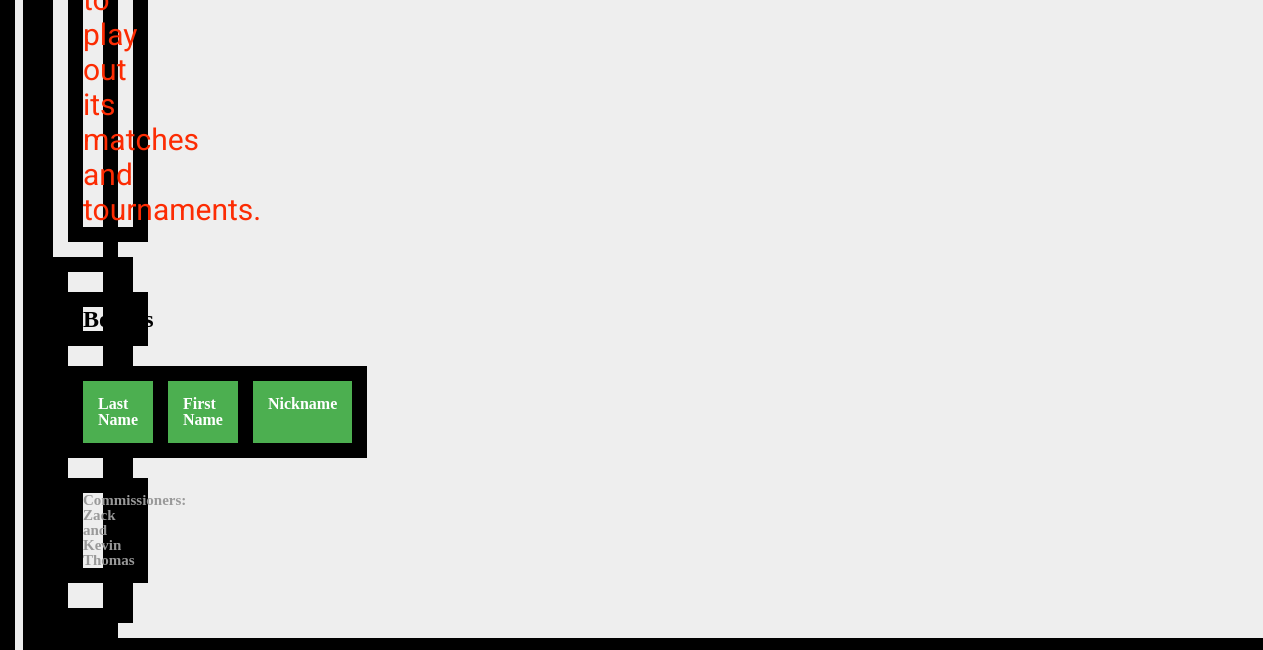
The app's page /affiliate/ (lower part), older data.
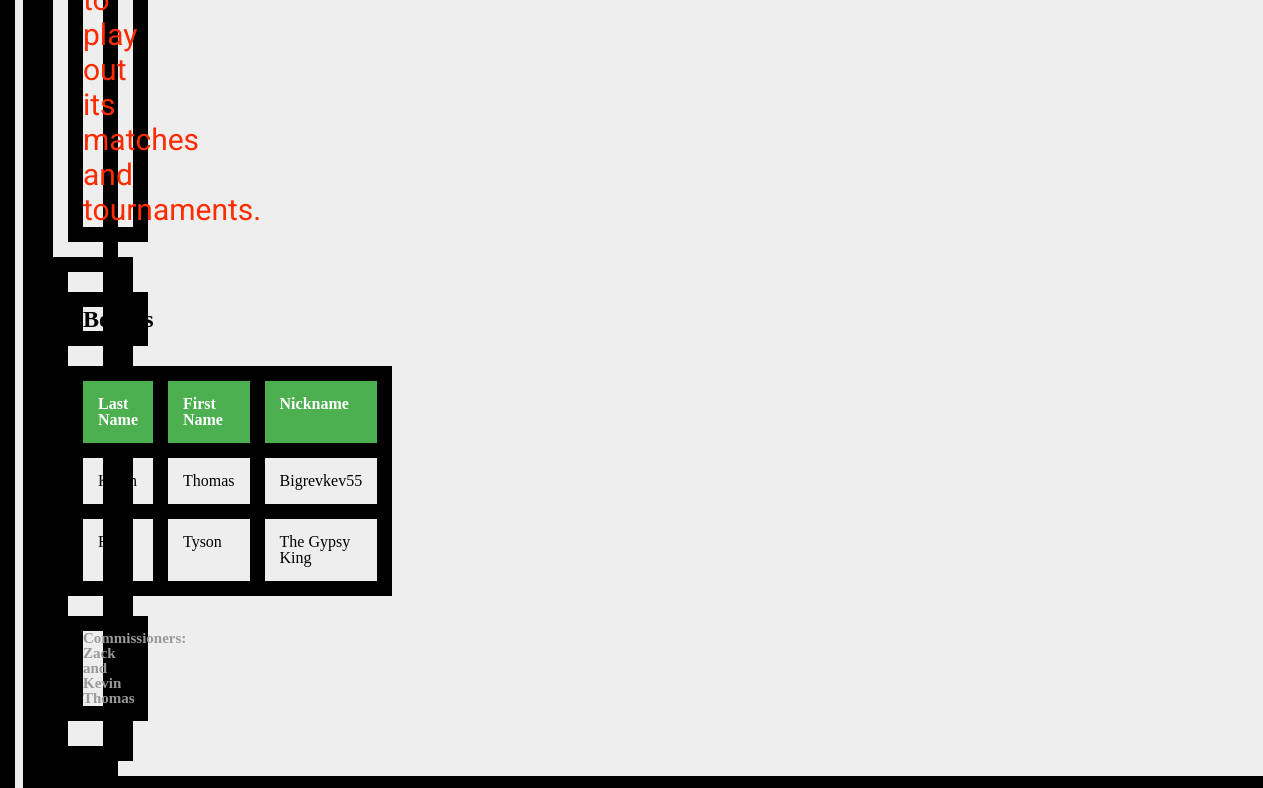
The same page, newer data.
### affiliate/models.py (models this page shows, shortened)
class Boxer(models.Model):
    first_name = models.CharField(max_length=255)
    last_name = models.CharField(max_length=255)
    nick_name = models.CharField(max_length=255)
    style = models.ForeignKey(Style, on_delete=CASCADE)

### affiliate/views.py (the view)
# urls.py: path('', views.home, name="home"),
def home(request):
    boxers = Boxer.objects.all()
    return render(request, 'home.html', {'boxer': boxers})

### affiliate/templates/home.html (shortened to what this page needs)
{% load static %}
<!DOCTYPE html>
  <html>
  <head>
      <link rel="stylesheet" href="{% static 'affiliate/css/Style.css' %} ">
    </head>
  <body>
         <div class='wrapper'>
            <section>
             <p class="index_p"> The Thomas Boxing Federation (TBF) is a fictional
             </p>
            </section>
         <div class="wrapper">
         <table class="table table-bordered">
            <thead>
              <tr>
                <th class="th">Last Name</th>
                <th>First Name</th>
                <th>Nickname</th>
              </tr>
             <tbody>
               <h2>Boxers</h2>
                {% for boxer in boxer %}
                  <tr>
                    <td class="td">{{boxer.last_name}}</td>
                    <td>{{boxer.first_name}}</td>
                    <td>{{boxer.nick_name}}</td>
                  </tr>
                {% endfor %}
             </tbody>
          </div>
          <h5 class="footer">Commissioners:  Zack and Kevin Thomas</h5>
   </body>
  </html>

### affiliate/static/affiliate/css/Style.css (style rules this page uses)
html, body, div, span, object, iframe, h1, h2, h3, h4, h5, h6, p, blockquote, pre, abbr, address, cite, code, del, dfn, em, img, ins, kbd, q, samp, small, strong, sub, sup, var, b, i, dl, dt, dd, ol, ul, li, fieldset, form, label, legend, table { border: 15px solid black; width: 100%; border-collapse: collapse; }
th { border: 15px solid black; padding: 15px; background-color: #4CAF50; color: white; }
td { border: 15px solid black; padding: 15px; }
caption, tbody { display: table-row-group; vertical-align: middle; border-color: inherit; }
tfoot, thead { display: table-header-group; vertical-align: middle; border-color: black; font-size: 50; border-spacing: 15; text-align: left }
tr, article, aside, canvas, details, figcaption, figure, footer, header, hgroup, menu, nav, section, summary, time, mark, audio, video { margin: 0; padding: 0; border: 0; outline: 0; font-size: 100%; vertical-align: baseline; background: transparent; }
body { line-height: 1; }
article, aside, details, figcaption, figure, footer, header, hgroup, menu, nav, section { display: block; }
table { display: table; width: 100%; border-collapse: collapse; border-spacing: 15px; border-color: rgb(12, 6, 6); }
.index_p { color: rgb(252, 44, 3); font-size: 30px; font-family: 'Roboto', sans-serif; margin: 15px; text-indent: 30px; line-height: 35px; }
body { background-color: #eee; }
.wrapper { margin: 25%, 25%, 25%, 25%; width: 50px }
.footer { font-size: 15px; color: rgb(153, 153, 153); margin-top: 20px; }

Row changes from the older to the newer data that the page shows:
added Boxer: last_name "Kevin", first_name "Thomas", nick_name "Bigrevkev55"
added Boxer: last_name "Fury", first_name "Tyson", nick_name "The Gypsy King"
